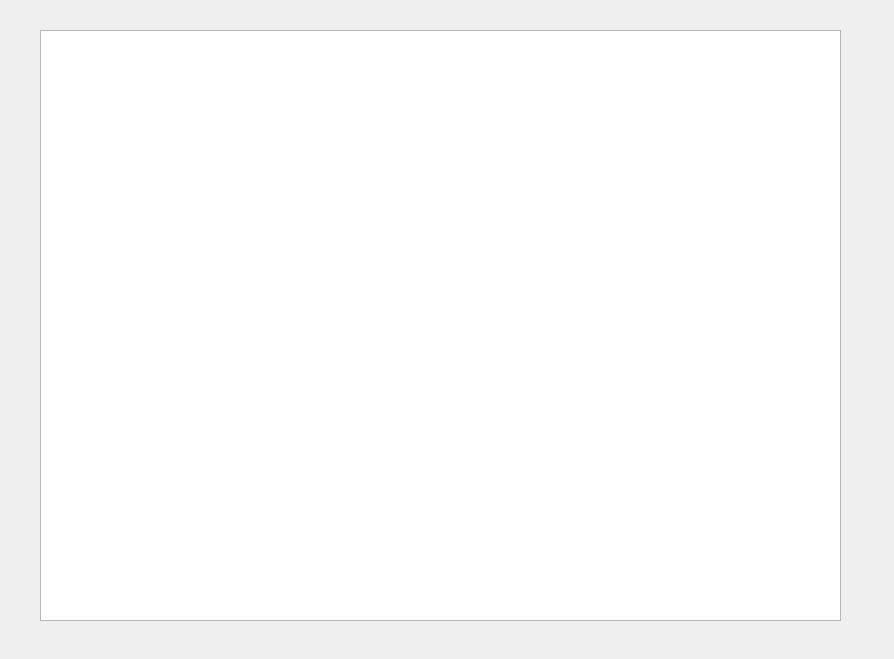
<?xml version="1.0" encoding="UTF-8"?>
<ui version="4.0">
 <class>historicoItemVentas</class>
 <widget class="QWidget" name="historicoItemVentas">
  <property name="geometry">
   <rect>
    <x>0</x>
    <y>0</y>
    <width>894</width>
    <height>659</height>
   </rect>
  </property>
  <property name="minimumSize">
   <size>
    <width>894</width>
    <height>659</height>
   </size>
  </property>
  <property name="maximumSize">
   <size>
    <width>894</width>
    <height>659</height>
   </size>
  </property>
  <property name="windowTitle">
   <string>Historico Ventas</string>
  </property>
  <widget class="QListWidget" name="listWidget">
   <property name="geometry">
    <rect>
     <x>40</x>
     <y>30</y>
     <width>801</width>
     <height>591</height>
    </rect>
   </property>
  </widget>
 </widget>
 <resources/>
 <connections/>
</ui>
